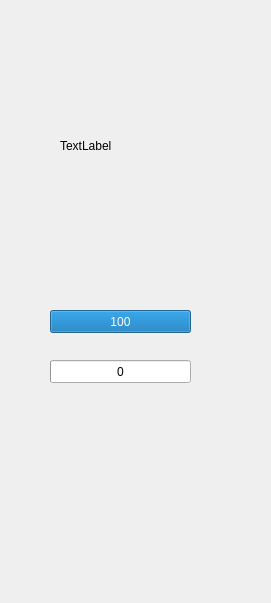
<?xml version="1.0" encoding="UTF-8"?>
<ui version="4.0">
 <class>PlayerWidget</class>
 <widget class="QWidget" name="PlayerWidget">
  <property name="geometry">
   <rect>
    <x>0</x>
    <y>0</y>
    <width>271</width>
    <height>603</height>
   </rect>
  </property>
  <property name="windowTitle">
   <string>Form</string>
  </property>
  <widget class="QProgressBar" name="HP">
   <property name="geometry">
    <rect>
     <x>50</x>
     <y>310</y>
     <width>141</width>
     <height>23</height>
    </rect>
   </property>
   <property name="value">
    <number>100</number>
   </property>
   <property name="format">
    <string>%v</string>
   </property>
  </widget>
  <widget class="QProgressBar" name="MP">
   <property name="geometry">
    <rect>
     <x>50</x>
     <y>360</y>
     <width>141</width>
     <height>23</height>
    </rect>
   </property>
   <property name="value">
    <number>0</number>
   </property>
   <property name="format">
    <string>%v</string>
   </property>
  </widget>
  <widget class="QLabel" name="characterInfo">
   <property name="geometry">
    <rect>
     <x>60</x>
     <y>10</y>
     <width>131</width>
     <height>271</height>
    </rect>
   </property>
   <property name="text">
    <string>TextLabel</string>
   </property>
  </widget>
  <widget class="QWidget" name="verticalLayoutWidget">
   <property name="geometry">
    <rect>
     <x>50</x>
     <y>410</y>
     <width>141</width>
     <height>171</height>
    </rect>
   </property>
   <layout class="QVBoxLayout" name="skills">
    <property name="spacing">
     <number>2</number>
    </property>
   </layout>
  </widget>
 </widget>
 <resources/>
 <connections/>
</ui>
